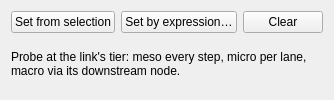
                   <widget class="QWidget" name="page_TagProbe">
                    <attribute name="title">
                     <string>Probe links</string>
                    </attribute>
                    <layout class="QGridLayout" name="gridLayout_tagprobe">
                     <item row="0" column="0">
                      <widget class="QPushButton" name="btn_TagProbeSel">
                       <property name="text">
                        <string>Set from selection</string>
                       </property>
                       <property name="toolTip">
                        <string>Set probe = 1 on the links selected in the HyDRA link layer.</string>
                       </property>
                      </widget>
                     </item>
                     <item row="0" column="1">
                      <widget class="QPushButton" name="btn_TagProbeExpr">
                       <property name="text">
                        <string>Set by expression…</string>
                       </property>
                       <property name="toolTip">
                        <string>Set probe = 1 on every link matching a QGIS expression, e.g. "FTYPE" IN (11, 12).</string>
                       </property>
                      </widget>
                     </item>
                     <item row="0" column="2">
                      <widget class="QPushButton" name="btn_TagProbeClear">
                       <property name="text">
                        <string>Clear</string>
                       </property>
                       <property name="toolTip">
                        <string>Set probe = 0 on every link.</string>
                       </property>
                      </widget>
                     </item>
                     <item row="1" column="0" colspan="3">
                      <widget class="QLabel" name="label_TagProbeHint">
                       <property name="text">
                        <string>Probe at the link's tier: meso every step, micro per lane, macro via its downstream node.</string>
                       </property>
                       <property name="wordWrap">
                        <bool>true</bool>
                       </property>
                      </widget>
                     </item>
                    </layout>
                   </widget>
